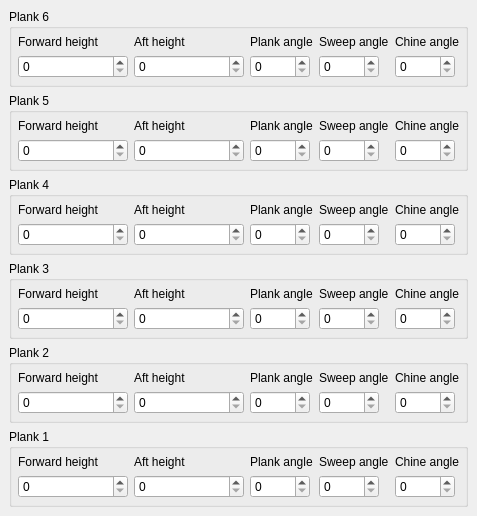
     <widget class="QWidget" name="tab_2" >
      <attribute name="title" >
       <string>Side Planks</string>
      </attribute>
      <layout class="QGridLayout" >
       <property name="margin" >
        <number>9</number>
       </property>
       <property name="spacing" >
        <number>6</number>
       </property>
       <item row="1" column="0" >
        <widget class="QGroupBox" name="gBoxPlank_5" >
         <property name="title" >
          <string>Plank 5</string>
         </property>
         <layout class="QGridLayout" >
          <property name="margin" >
           <number>6</number>
          </property>
          <property name="spacing" >
           <number>6</number>
          </property>
          <item row="0" column="4" >
           <widget class="QLabel" name="label_45" >
            <property name="text" >
             <string>Chine angle</string>
            </property>
           </widget>
          </item>
          <item row="0" column="3" >
           <widget class="QLabel" name="label_46" >
            <property name="text" >
             <string>Sweep angle</string>
            </property>
           </widget>
          </item>
          <item row="0" column="2" >
           <widget class="QLabel" name="label_47" >
            <property name="text" >
             <string>Plank angle</string>
            </property>
           </widget>
          </item>
          <item row="0" column="1" >
           <widget class="QLabel" name="label_48" >
            <property name="text" >
             <string>Aft height</string>
            </property>
           </widget>
          </item>
          <item row="0" column="0" >
           <widget class="QLabel" name="label_49" >
            <property name="text" >
             <string>Forward height</string>
            </property>
           </widget>
          </item>
          <item row="1" column="0" >
           <widget class="QSpinBox" name="spinBox_1_21" >
            <property name="sizePolicy" >
             <sizepolicy>
              <hsizetype>0</hsizetype>
              <vsizetype>0</vsizetype>
              <horstretch>0</horstretch>
              <verstretch>0</verstretch>
             </sizepolicy>
            </property>
            <property name="minimumSize" >
             <size>
              <width>110</width>
              <height>22</height>
             </size>
            </property>
            <property name="maximum" >
             <number>100</number>
            </property>
           </widget>
          </item>
          <item row="1" column="4" >
           <widget class="QSpinBox" name="spinBox_1_22" >
            <property name="sizePolicy" >
             <sizepolicy>
              <hsizetype>0</hsizetype>
              <vsizetype>0</vsizetype>
              <horstretch>0</horstretch>
              <verstretch>0</verstretch>
             </sizepolicy>
            </property>
            <property name="minimumSize" >
             <size>
              <width>60</width>
              <height>22</height>
             </size>
            </property>
           </widget>
          </item>
          <item row="1" column="3" >
           <widget class="QSpinBox" name="spinBox_1_23" >
            <property name="sizePolicy" >
             <sizepolicy>
              <hsizetype>0</hsizetype>
              <vsizetype>0</vsizetype>
              <horstretch>0</horstretch>
              <verstretch>0</verstretch>
             </sizepolicy>
            </property>
            <property name="minimumSize" >
             <size>
              <width>60</width>
              <height>22</height>
             </size>
            </property>
           </widget>
          </item>
          <item row="1" column="2" >
           <widget class="QSpinBox" name="spinBox_1_24" >
            <property name="sizePolicy" >
             <sizepolicy>
              <hsizetype>0</hsizetype>
              <vsizetype>0</vsizetype>
              <horstretch>0</horstretch>
              <verstretch>0</verstretch>
             </sizepolicy>
            </property>
            <property name="minimumSize" >
             <size>
              <width>60</width>
              <height>22</height>
             </size>
            </property>
           </widget>
          </item>
          <item row="1" column="1" >
           <widget class="QSpinBox" name="spinBox_1_25" >
            <property name="sizePolicy" >
             <sizepolicy>
              <hsizetype>0</hsizetype>
              <vsizetype>0</vsizetype>
              <horstretch>0</horstretch>
              <verstretch>0</verstretch>
             </sizepolicy>
            </property>
            <property name="minimumSize" >
             <size>
              <width>110</width>
              <height>22</height>
             </size>
            </property>
           </widget>
          </item>
         </layout>
        </widget>
       </item>
       <item row="2" column="0" >
        <widget class="QGroupBox" name="gBoxPlank_4" >
         <property name="title" >
          <string>Plank 4</string>
         </property>
         <layout class="QGridLayout" >
          <property name="margin" >
           <number>6</number>
          </property>
          <property name="spacing" >
           <number>6</number>
          </property>
          <item row="0" column="4" >
           <widget class="QLabel" name="label_40" >
            <property name="text" >
             <string>Chine angle</string>
            </property>
           </widget>
          </item>
          <item row="0" column="3" >
           <widget class="QLabel" name="label_41" >
            <property name="text" >
             <string>Sweep angle</string>
            </property>
           </widget>
          </item>
          <item row="0" column="2" >
           <widget class="QLabel" name="label_42" >
            <property name="text" >
             <string>Plank angle</string>
            </property>
           </widget>
          </item>
          <item row="0" column="1" >
           <widget class="QLabel" name="label_43" >
            <property name="text" >
             <string>Aft height</string>
            </property>
           </widget>
          </item>
          <item row="0" column="0" >
           <widget class="QLabel" name="label_44" >
            <property name="text" >
             <string>Forward height</string>
            </property>
           </widget>
          </item>
          <item row="1" column="0" >
           <widget class="QSpinBox" name="spinBox_1_16" >
            <property name="sizePolicy" >
             <sizepolicy>
              <hsizetype>0</hsizetype>
              <vsizetype>0</vsizetype>
              <horstretch>0</horstretch>
              <verstretch>0</verstretch>
             </sizepolicy>
            </property>
            <property name="minimumSize" >
             <size>
              <width>110</width>
              <height>22</height>
             </size>
            </property>
            <property name="maximum" >
             <number>100</number>
            </property>
           </widget>
          </item>
          <item row="1" column="4" >
           <widget class="QSpinBox" name="spinBox_1_17" >
            <property name="sizePolicy" >
             <sizepolicy>
              <hsizetype>0</hsizetype>
              <vsizetype>0</vsizetype>
              <horstretch>0</horstretch>
              <verstretch>0</verstretch>
             </sizepolicy>
            </property>
            <property name="minimumSize" >
             <size>
              <width>60</width>
              <height>22</height>
             </size>
            </property>
           </widget>
          </item>
          <item row="1" column="3" >
           <widget class="QSpinBox" name="spinBox_1_18" >
            <property name="sizePolicy" >
             <sizepolicy>
              <hsizetype>0</hsizetype>
              <vsizetype>0</vsizetype>
              <horstretch>0</horstretch>
              <verstretch>0</verstretch>
             </sizepolicy>
            </property>
            <property name="minimumSize" >
             <size>
              <width>60</width>
              <height>22</height>
             </size>
            </property>
           </widget>
          </item>
          <item row="1" column="2" >
           <widget class="QSpinBox" name="spinBox_1_19" >
            <property name="sizePolicy" >
             <sizepolicy>
              <hsizetype>0</hsizetype>
              <vsizetype>0</vsizetype>
              <horstretch>0</horstretch>
              <verstretch>0</verstretch>
             </sizepolicy>
            </property>
            <property name="minimumSize" >
             <size>
              <width>60</width>
              <height>22</height>
             </size>
            </property>
           </widget>
          </item>
          <item row="1" column="1" >
           <widget class="QSpinBox" name="spinBox_1_20" >
            <property name="sizePolicy" >
             <sizepolicy>
              <hsizetype>0</hsizetype>
              <vsizetype>0</vsizetype>
              <horstretch>0</horstretch>
              <verstretch>0</verstretch>
             </sizepolicy>
            </property>
            <property name="minimumSize" >
             <size>
              <width>110</width>
              <height>22</height>
             </size>
            </property>
           </widget>
          </item>
         </layout>
        </widget>
       </item>
       <item row="3" column="0" >
        <widget class="QGroupBox" name="gBoxPlank_3" >
         <property name="title" >
          <string>Plank 3</string>
         </property>
         <layout class="QGridLayout" >
          <property name="margin" >
           <number>6</number>
          </property>
          <property name="spacing" >
           <number>6</number>
          </property>
          <item row="0" column="4" >
           <widget class="QLabel" name="label_35" >
            <property name="text" >
             <string>Chine angle</string>
            </property>
           </widget>
          </item>
          <item row="0" column="3" >
           <widget class="QLabel" name="label_36" >
            <property name="text" >
             <string>Sweep angle</string>
            </property>
           </widget>
          </item>
          <item row="0" column="2" >
           <widget class="QLabel" name="label_37" >
            <property name="text" >
             <string>Plank angle</string>
            </property>
           </widget>
          </item>
          <item row="0" column="1" >
           <widget class="QLabel" name="label_38" >
            <property name="text" >
             <string>Aft height</string>
            </property>
           </widget>
          </item>
          <item row="0" column="0" >
           <widget class="QLabel" name="label_39" >
            <property name="text" >
             <string>Forward height</string>
            </property>
           </widget>
          </item>
          <item row="1" column="0" >
           <widget class="QSpinBox" name="spinBox_1_11" >
            <property name="sizePolicy" >
             <sizepolicy>
              <hsizetype>0</hsizetype>
              <vsizetype>0</vsizetype>
              <horstretch>0</horstretch>
              <verstretch>0</verstretch>
             </sizepolicy>
            </property>
            <property name="minimumSize" >
             <size>
              <width>110</width>
              <height>22</height>
             </size>
            </property>
            <property name="maximum" >
             <number>100</number>
            </property>
           </widget>
          </item>
          <item row="1" column="4" >
           <widget class="QSpinBox" name="spinBox_1_12" >
            <property name="sizePolicy" >
             <sizepolicy>
              <hsizetype>0</hsizetype>
              <vsizetype>0</vsizetype>
              <horstretch>0</horstretch>
              <verstretch>0</verstretch>
             </sizepolicy>
            </property>
            <property name="minimumSize" >
             <size>
              <width>60</width>
              <height>22</height>
             </size>
            </property>
           </widget>
          </item>
          <item row="1" column="3" >
           <widget class="QSpinBox" name="spinBox_1_13" >
            <property name="sizePolicy" >
             <sizepolicy>
              <hsizetype>0</hsizetype>
              <vsizetype>0</vsizetype>
              <horstretch>0</horstretch>
              <verstretch>0</verstretch>
             </sizepolicy>
            </property>
            <property name="minimumSize" >
             <size>
              <width>60</width>
              <height>22</height>
             </size>
            </property>
           </widget>
          </item>
          <item row="1" column="2" >
           <widget class="QSpinBox" name="spinBox_1_14" >
            <property name="sizePolicy" >
             <sizepolicy>
              <hsizetype>0</hsizetype>
              <vsizetype>0</vsizetype>
              <horstretch>0</horstretch>
              <verstretch>0</verstretch>
             </sizepolicy>
            </property>
            <property name="minimumSize" >
             <size>
              <width>60</width>
              <height>22</height>
             </size>
            </property>
           </widget>
          </item>
          <item row="1" column="1" >
           <widget class="QSpinBox" name="spinBox_1_15" >
            <property name="sizePolicy" >
             <sizepolicy>
              <hsizetype>0</hsizetype>
              <vsizetype>0</vsizetype>
              <horstretch>0</horstretch>
              <verstretch>0</verstretch>
             </sizepolicy>
            </property>
            <property name="minimumSize" >
             <size>
              <width>110</width>
              <height>22</height>
             </size>
            </property>
           </widget>
          </item>
         </layout>
        </widget>
       </item>
       <item row="4" column="0" >
        <widget class="QGroupBox" name="gBoxPlank_2" >
         <property name="title" >
          <string>Plank 2</string>
         </property>
         <layout class="QGridLayout" >
          <property name="margin" >
           <number>6</number>
          </property>
          <property name="spacing" >
           <number>6</number>
          </property>
          <item row="0" column="4" >
           <widget class="QLabel" name="label_25" >
            <property name="text" >
             <string>Chine angle</string>
            </property>
           </widget>
          </item>
          <item row="0" column="3" >
           <widget class="QLabel" name="label_26" >
            <property name="text" >
             <string>Sweep angle</string>
            </property>
           </widget>
          </item>
          <item row="0" column="2" >
           <widget class="QLabel" name="label_27" >
            <property name="text" >
             <string>Plank angle</string>
            </property>
           </widget>
          </item>
          <item row="0" column="1" >
           <widget class="QLabel" name="label_28" >
            <property name="text" >
             <string>Aft height</string>
            </property>
           </widget>
          </item>
          <item row="0" column="0" >
           <widget class="QLabel" name="label_29" >
            <property name="text" >
             <string>Forward height</string>
            </property>
           </widget>
          </item>
          <item row="1" column="0" >
           <widget class="QSpinBox" name="spinBox_1_6" >
            <property name="sizePolicy" >
             <sizepolicy>
              <hsizetype>0</hsizetype>
              <vsizetype>0</vsizetype>
              <horstretch>0</horstretch>
              <verstretch>0</verstretch>
             </sizepolicy>
            </property>
            <property name="minimumSize" >
             <size>
              <width>110</width>
              <height>22</height>
             </size>
            </property>
            <property name="maximum" >
             <number>100</number>
            </property>
           </widget>
          </item>
          <item row="1" column="4" >
           <widget class="QSpinBox" name="spinBox_1_7" >
            <property name="sizePolicy" >
             <sizepolicy>
              <hsizetype>0</hsizetype>
              <vsizetype>0</vsizetype>
              <horstretch>0</horstretch>
              <verstretch>0</verstretch>
             </sizepolicy>
            </property>
            <property name="minimumSize" >
             <size>
              <width>60</width>
              <height>22</height>
             </size>
            </property>
           </widget>
          </item>
          <item row="1" column="3" >
           <widget class="QSpinBox" name="spinBox_1_8" >
            <property name="sizePolicy" >
             <sizepolicy>
              <hsizetype>0</hsizetype>
              <vsizetype>0</vsizetype>
              <horstretch>0</horstretch>
              <verstretch>0</verstretch>
             </sizepolicy>
            </property>
            <property name="minimumSize" >
             <size>
              <width>60</width>
              <height>21</height>
             </size>
            </property>
           </widget>
          </item>
          <item row="1" column="2" >
           <widget class="QSpinBox" name="spinBox_1_9" >
            <property name="sizePolicy" >
             <sizepolicy>
              <hsizetype>0</hsizetype>
              <vsizetype>0</vsizetype>
              <horstretch>0</horstretch>
              <verstretch>0</verstretch>
             </sizepolicy>
            </property>
            <property name="minimumSize" >
             <size>
              <width>60</width>
              <height>22</height>
             </size>
            </property>
           </widget>
          </item>
          <item row="1" column="1" >
           <widget class="QSpinBox" name="spinBox_1_10" >
            <property name="sizePolicy" >
             <sizepolicy>
              <hsizetype>0</hsizetype>
              <vsizetype>0</vsizetype>
              <horstretch>0</horstretch>
              <verstretch>0</verstretch>
             </sizepolicy>
            </property>
            <property name="minimumSize" >
             <size>
              <width>110</width>
              <height>22</height>
             </size>
            </property>
           </widget>
          </item>
         </layout>
        </widget>
       </item>
       <item row="5" column="0" >
        <widget class="QGroupBox" name="gBoxPlank_1" >
         <property name="title" >
          <string>Plank 1</string>
         </property>
         <layout class="QGridLayout" >
          <property name="margin" >
           <number>6</number>
          </property>
          <property name="spacing" >
           <number>6</number>
          </property>
          <item row="0" column="4" >
           <widget class="QLabel" name="label_24" >
            <property name="text" >
             <string>Chine angle</string>
            </property>
           </widget>
          </item>
          <item row="0" column="3" >
           <widget class="QLabel" name="label_23" >
            <property name="text" >
             <string>Sweep angle</string>
            </property>
           </widget>
          </item>
          <item row="0" column="2" >
           <widget class="QLabel" name="label_22" >
            <property name="text" >
             <string>Plank angle</string>
            </property>
           </widget>
          </item>
          <item row="0" column="1" >
           <widget class="QLabel" name="label_21" >
            <property name="text" >
             <string>Aft height</string>
            </property>
           </widget>
          </item>
          <item row="0" column="0" >
           <widget class="QLabel" name="label_20" >
            <property name="text" >
             <string>Forward height</string>
            </property>
           </widget>
          </item>
          <item row="1" column="0" >
           <widget class="QSpinBox" name="spinBox_1_1" >
            <property name="sizePolicy" >
             <sizepolicy>
              <hsizetype>0</hsizetype>
              <vsizetype>0</vsizetype>
              <horstretch>0</horstretch>
              <verstretch>0</verstretch>
             </sizepolicy>
            </property>
            <property name="minimumSize" >
             <size>
              <width>110</width>
              <height>22</height>
             </size>
            </property>
            <property name="maximum" >
             <number>100</number>
            </property>
           </widget>
          </item>
          <item row="1" column="4" >
           <widget class="QSpinBox" name="spinBox_1_5" >
            <property name="sizePolicy" >
             <sizepolicy>
              <hsizetype>0</hsizetype>
              <vsizetype>0</vsizetype>
              <horstretch>0</horstretch>
              <verstretch>0</verstretch>
             </sizepolicy>
            </property>
            <property name="minimumSize" >
             <size>
              <width>60</width>
              <height>22</height>
             </size>
            </property>
           </widget>
          </item>
          <item row="1" column="3" >
           <widget class="QSpinBox" name="spinBox_1_4" >
            <property name="sizePolicy" >
             <sizepolicy>
              <hsizetype>0</hsizetype>
              <vsizetype>0</vsizetype>
              <horstretch>0</horstretch>
              <verstretch>0</verstretch>
             </sizepolicy>
            </property>
            <property name="minimumSize" >
             <size>
              <width>60</width>
              <height>22</height>
             </size>
            </property>
           </widget>
          </item>
          <item row="1" column="2" >
           <widget class="QSpinBox" name="spinBox_1_3" >
            <property name="sizePolicy" >
             <sizepolicy>
              <hsizetype>0</hsizetype>
              <vsizetype>0</vsizetype>
              <horstretch>0</horstretch>
              <verstretch>0</verstretch>
             </sizepolicy>
            </property>
            <property name="minimumSize" >
             <size>
              <width>60</width>
              <height>22</height>
             </size>
            </property>
           </widget>
          </item>
          <item row="1" column="1" >
           <widget class="QSpinBox" name="spinBox_1_2" >
            <property name="sizePolicy" >
             <sizepolicy>
              <hsizetype>0</hsizetype>
              <vsizetype>0</vsizetype>
              <horstretch>0</horstretch>
              <verstretch>0</verstretch>
             </sizepolicy>
            </property>
            <property name="minimumSize" >
             <size>
              <width>110</width>
              <height>22</height>
             </size>
            </property>
           </widget>
          </item>
         </layout>
        </widget>
       </item>
       <item row="0" column="0" >
        <widget class="QGroupBox" name="gBoxPlank_6" >
         <property name="title" >
          <string>Plank 6</string>
         </property>
         <layout class="QGridLayout" >
          <property name="margin" >
           <number>6</number>
          </property>
          <property name="spacing" >
           <number>6</number>
          </property>
          <item row="0" column="4" >
           <widget class="QLabel" name="label_50" >
            <property name="text" >
             <string>Chine angle</string>
            </property>
           </widget>
          </item>
          <item row="0" column="3" >
           <widget class="QLabel" name="label_51" >
            <property name="text" >
             <string>Sweep angle</string>
            </property>
           </widget>
          </item>
          <item row="0" column="2" >
           <widget class="QLabel" name="label_52" >
            <property name="text" >
             <string>Plank angle</string>
            </property>
           </widget>
          </item>
          <item row="0" column="1" >
           <widget class="QLabel" name="label_53" >
            <property name="text" >
             <string>Aft height</string>
            </property>
           </widget>
          </item>
          <item row="0" column="0" >
           <widget class="QLabel" name="label_54" >
            <property name="text" >
             <string>Forward height</string>
            </property>
           </widget>
          </item>
          <item row="1" column="0" >
           <widget class="QSpinBox" name="spinBox_1_26" >
            <property name="sizePolicy" >
             <sizepolicy>
              <hsizetype>0</hsizetype>
              <vsizetype>0</vsizetype>
              <horstretch>0</horstretch>
              <verstretch>0</verstretch>
             </sizepolicy>
            </property>
            <property name="minimumSize" >
             <size>
              <width>110</width>
              <height>22</height>
             </size>
            </property>
            <property name="maximum" >
             <number>100</number>
            </property>
           </widget>
          </item>
          <item row="1" column="4" >
           <widget class="QSpinBox" name="spinBox_1_27" >
            <property name="sizePolicy" >
             <sizepolicy>
              <hsizetype>0</hsizetype>
              <vsizetype>0</vsizetype>
              <horstretch>0</horstretch>
              <verstretch>0</verstretch>
             </sizepolicy>
            </property>
            <property name="minimumSize" >
             <size>
              <width>60</width>
              <height>22</height>
             </size>
            </property>
           </widget>
          </item>
          <item row="1" column="3" >
           <widget class="QSpinBox" name="spinBox_1_28" >
            <property name="sizePolicy" >
             <sizepolicy>
              <hsizetype>0</hsizetype>
              <vsizetype>0</vsizetype>
              <horstretch>0</horstretch>
              <verstretch>0</verstretch>
             </sizepolicy>
            </property>
            <property name="minimumSize" >
             <size>
              <width>60</width>
              <height>22</height>
             </size>
            </property>
           </widget>
          </item>
          <item row="1" column="2" >
           <widget class="QSpinBox" name="spinBox_1_29" >
            <property name="sizePolicy" >
             <sizepolicy>
              <hsizetype>0</hsizetype>
              <vsizetype>0</vsizetype>
              <horstretch>0</horstretch>
              <verstretch>0</verstretch>
             </sizepolicy>
            </property>
            <property name="minimumSize" >
             <size>
              <width>60</width>
              <height>22</height>
             </size>
            </property>
           </widget>
          </item>
          <item row="1" column="1" >
           <widget class="QSpinBox" name="spinBox_1_30" >
            <property name="sizePolicy" >
             <sizepolicy>
              <hsizetype>0</hsizetype>
              <vsizetype>0</vsizetype>
              <horstretch>0</horstretch>
              <verstretch>0</verstretch>
             </sizepolicy>
            </property>
            <property name="minimumSize" >
             <size>
              <width>110</width>
              <height>22</height>
             </size>
            </property>
           </widget>
          </item>
         </layout>
        </widget>
       </item>
      </layout>
     </widget>
